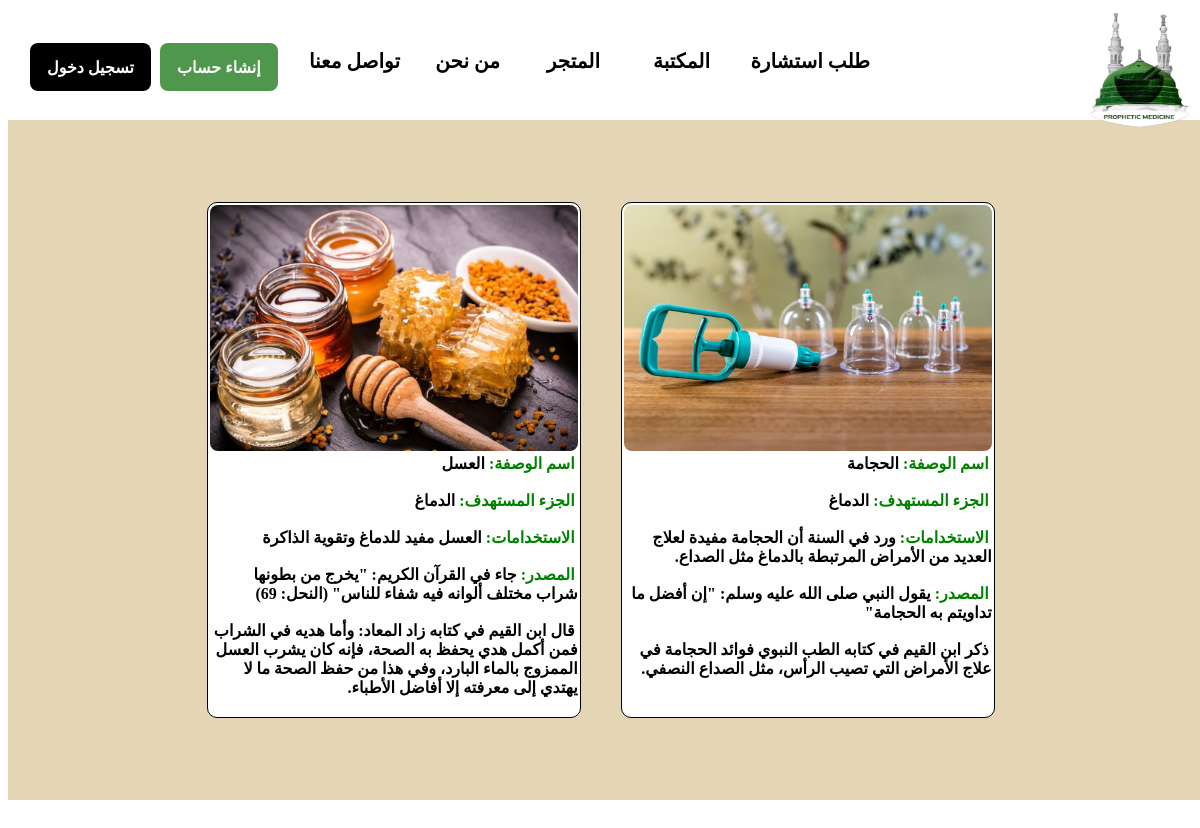
The page /pages/Body_Prescription.php?ID=1 on the database its author committed.
### tables this page shows
CREATE TABLE `body` (
  `ID` int(11) NOT NULL,
  `PrescriptionID` varchar(100) NOT NULL,
  `Title` varchar(100) NOT NULL,
  `TreatmentName` varchar(100) NOT NULL,
  `Uses` varchar(300) NOT NULL,
  `Source` varchar(500) NOT NULL,
  `IbnQayyim` varchar(300) NOT NULL,
  `Path` varchar(200) NOT NULL
);

### pages/Body_Prescription.php (the view, shortened to what this page needs)
<html dir="rtl">
  <head>
    <link rel="stylesheet" href="../css/style.css">
  </head>
  <body>
    <div class="homePage">
      <div class="nav">
        <div>
          <a href="Index.php" target="_self"><img class="logo" src="../imgs/logo.png" alt="Something Wrong!"/></a>
        </div>
        <div class="Medicine"><a href="Medicine.php">المكتبة</a></div>
        <div class="Shop"><a href="Shop.php">المتجر</a></div>
        <div class="About_Us"><a href="About_Us.php">من نحن</a></div>
        <div class="Contact_Us"><a href="Contact_Us.php">تواصل معنا</a></div>
        <?php
            if(!empty($_SESSION['Type'])){
		    ?>
              <div class="Consultation"><a href="Consultation.php">طلب استشارة</a></div>
					    <div class="logout">
            		<div class="sub_logout"><a class="link" href="logout.php">تسجيل خروج</a></div>
          		</div>
		    <?php
				    }
				    else{
		    ?>
              <div class="consultation"><a href="Create_Account.php">طلب استشارة</a></div>
              <div class="login">
                <div class="sub_login"><a class="link" href="Sign_in.php">تسجيل دخول</a></div>
              </div>
              <div class="create_account">
                <div class="sub_create_account"><a class="link" href="Create_Account.php">إنشاء حساب</a></div>
              </div>
		    <?php
					  }
		    ?>
      </div>
      <br><br><br><br>
    <section class="main">
      <div class="content">
        <?php
        	$ID=$_GET['ID'];
          $DB_Conn=mysqli_connect("localhost","root","","prophetic") or die(mysqli_error($DB_Conn));
          $Check_Medicine=mysqli_query($DB_Conn,"select * from body where PrescriptionID=$ID") or die(mysqli_error($DB_Conn));
          while($Result=mysqli_fetch_array($Check_Medicine))
          {
        ?>
            <div class="Medicine-Card">
              <div class="Medicine-Image">
        <?php
                echo"<img src='".$Result['Path']."'alt='No Image'>";
        ?>
              </div>
              <strong class="Medicine-Details">
        <?php
                echo "<span>".'اسم الوصفة:'."</span>".$Result['TreatmentName']."</br>"."</br>";
                echo "<span>".'الجزء المستهدف:'."</span>".$Result['Title']."</br>"."</br>";
                echo "<span>".'الاستخدامات:'."</span>".$Result['Uses']."</br>"."</br>";
                echo "<span>".'المصدر:'."</span>".$Result['Source']."</br>"."</br>";
                echo "<span>".' '."</span>".$Result['IbnQayyim']."</br>"."</br>";
        ?>
              </strong>
            </div>
        <?php
          }
        ?>
      </div>
    </section>
  </body>
</html>

### css/style.css (style rules this page uses)
.homePage { width: 100%; height: 100%; position: absolute; background: rgb(255, 255, 255); }
.logo { width: 120px; height: 170px; right: 100px; top: -35px; }
.Nav { width: 100%; height: 112px; top:-30px; position: absolute; }
.Consultation { right: 330px; }
.Medicine { right: 490px; }
.Shop { right: 600px; }
.About_Us { right: 700px; }
.Contact_Us { right: 800px; }
.Consultation, .Medicine, .Shop, .About_Us, .Contact_Us { top: 70px; position: absolute; text-align: center; color: black; font-size: 20px; font-weight: 400; line-height: 26px; word-wrap: break-word; font-weight: bold; }
a { text-decoration: none; color: #000000; }
.link { text-decoration: none; color: #ffffff; }
.login { padding: 13.50px 17px 13.50px 17px; left: 30px; top: 65px; position: absolute; background: black; border-radius: 8px; overflow: hidden; justify-content: center; align-items: center; display: inline-flex; }
.sub_login { text-align: center; color: rgb(255, 255, 255); font-size: 16px; font-family: Inter; font-weight: 600; line-height: 20.80px; word-wrap: break-word; }
.Create_Account { padding: 13.50px 17px 13.50px 17px; left: 160px; top: 65px; position: absolute; background: #4f974d; border-radius: 8px; overflow: hidden; justify-content: center; align-items: center; display: inline-flex; }
.sub_create_account { text-align: center; color: white; font-size: 16px; font-family: Inter; font-weight: 600; line-height: 20.80px; word-wrap: break-word; }
.main { width: 99.9%; min-height: 85vh; display: flex; align-items: center; justify-content: center; background-color:#E4D5B5; margin-top: 40px; }
.content { display: flex; justify-content: center; flex-direction: row; flex-wrap: wrap; }
.Medicine-Card { background-color:rgb(254, 254, 254); border: 1px solid; height: auto; width: 23em; overflow: hidden; border-radius: 10px; margin: 20px; transition: 0.7s ease; padding: 2px; }
.Medicine-Image img { width: 100%; height: auto; border-radius: 8px; margin-bottom: 3px; }
.Medicine-Details { margin: 10px 0 10px; text-align: justify; text-justify: inter-word; }
.Medicine-Details span { text-align: justify; font-weight: bold; padding-right: 3px; color: green; }

### rows shown on the page
body: Path (picture), TreatmentName "الحجامة", Title "الدماغ", Uses "ورد في السنة أن الحجامة مفيدة لعلاج العديد من الأمراض المرتبطة بالدماغ مثل الصداع.", Source "يقول النبي صلى الله عليه وسلم: \"إن أفضل ما تداويتم به الحجامة\"", IbnQayyim "ذكر ابن القيم في كتابه الطب النبوي فوائد الحجامة في علاج الأمراض التي تصيب الرأس، مثل الصداع النصفي."
body: Path (picture), TreatmentName "العسل", Title "الدماغ", Uses "العسل مفيد للدماغ وتقوية الذاكرة", Source "جاء في القرآن الكريم: \"يخرج من بطونها شراب مختلف ألوانه فيه شفاء للناس\" (النحل: 69)", IbnQayyim "قال ابن القيم في كتابه زاد المعاد: وأما هديه في الشراب فمن أكمل هدي يحفظ به الصحة، فإنه كان يشرب العسل الممزوج بالماء البارد، وفي هذا من حفظ الصحة ما لا يهتدي إلى معرفته إلا أفاضل الأطباء."
